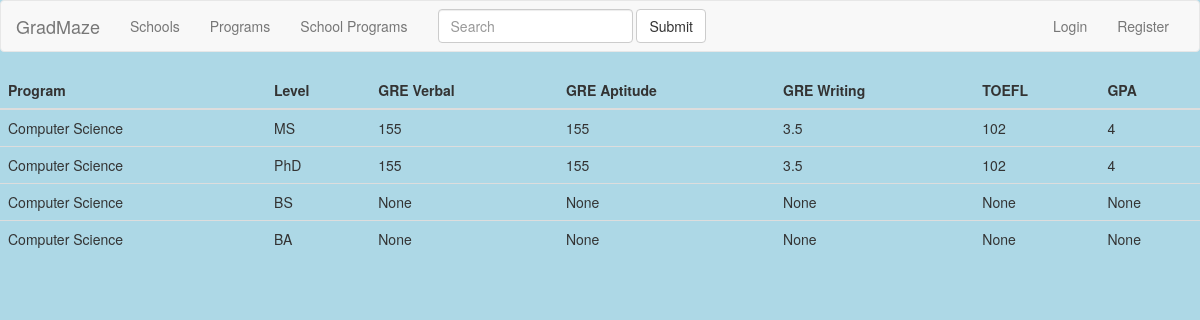
Screenshot of /GradMaze/detailprogram/ with the database file from the repository.
### main/models.py (models this page shows, shortened)
class Program(models.Model):
    name = models.CharField(max_length=50)
    level = models.CharField(max_length=50)  # Masters/PhD/PSM
    school_level = models.CharField(max_length=50) # Graduate vs Undergraduate
    greverbal = models.CharField(max_length=5, null=True)
    greapti = models.CharField(max_length=5, null=True)
    grewriting = models.CharField(max_length=5, null=True)
    toefl = models.CharField(max_length=5, null=True)
    gpa = models.CharField(max_length=5, null=True)

### main/views.py (the view)
class DetailProgramListView(ListView):
    model = Program
    template_name = 'detail_program_list.html'

### templates/detail_program_list.html (shortened to what this page needs)
{% extends "base.html" %}
{% block content %}
  <div class="table-responsive">
  <table class="table">
    <thead>
      <tr>
        <th>Program</th>
        <th>Level</th>
        <th>GRE Verbal</th>
        <th>GRE Aptitude</th>
        <th>GRE Writing</th>
        <th>TOEFL</th>
        <th>GPA</th>
      </tr>
    </thead>
    <tbody>
      {% for program in object_list %}
      <tr>
        <td>{{ program.name }}</td>
        <td>{{ program.level }}</td>
        <td>{{ program.greverbal }}</td>
        <td>{{ program.greapti }}</td>
        <td>{{ program.grewriting }}</td>
        <td>{{ program.toefl }}</td>
        <td>{{ program.gpa }}</td>
      </tr>
      {% endfor %}
    </tbody>
  </table>
  </div>
{% endblock %}

### static/css/base.css (style rules this page uses)
html body { background-color: lightblue; }

### rows the page displays
Program: name "Computer Science", level "MS", greverbal "155", greapti "155", grewriting "3.5", toefl "102", gpa "4"
Program: name "Computer Science", level "PhD", greverbal "155", greapti "155", grewriting "3.5", toefl "102", gpa "4"
Program: name "Computer Science", level "BS", greverbal "None", greapti "None", grewriting "None", toefl "None", gpa "None"
Program: name "Computer Science", level "BA", greverbal "None", greapti "None", grewriting "None", toefl "None", gpa "None"
